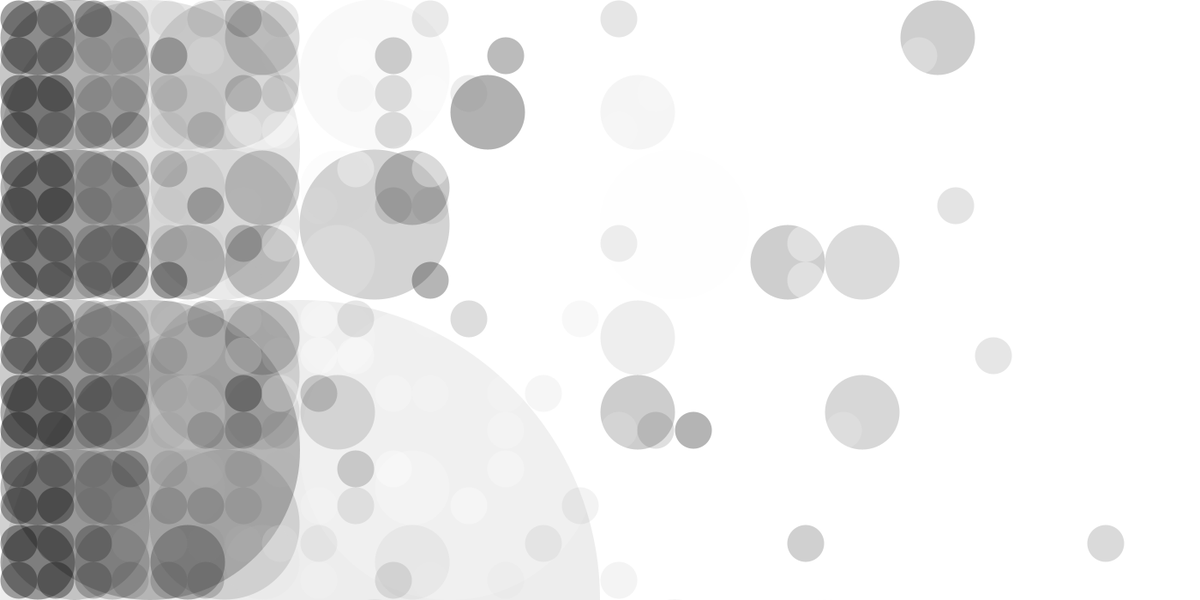
Frame 1 (no input)
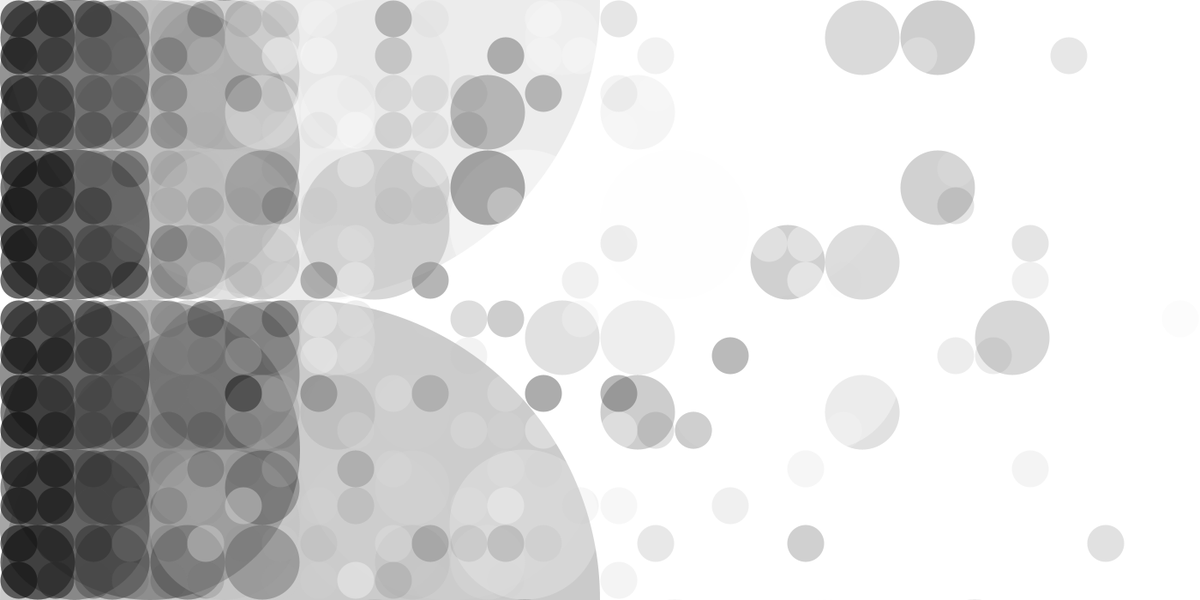
Frame 2 (the mouse pressed at the canvas centre, redrawn once)

The Processing sketch that drew these frames (run headless with seeded random() and noise(); the mouse was pressed at the canvas centre and the sketch redrawn once):

// Processing sketch: processing_31515
// ── processing_31515.pde

void setup()
{
  int a = 800;
  size (1400,700);
  noStroke();
  smooth();
  noLoop();
  background(255);
   
}
 
int level = 6;
 
void draw()
{
  int x = width;
  int y = height;
  int diam = width;
  if(width<height){
    diam=height;}
   
  drawCircle(x, y, diam, level);
   
}
 
void drawCircle(int x, int y, int diam, int level)
{
  fill(random(x/2),random(100-x/4,100));
   
  ellipse(x/2,y/2,diam, diam);
  if (level>1)
  {
    level = level - 1;
    drawCircle(x-diam/2,y-diam/2,diam/2,level);
    drawCircle(x+diam/2,y-diam/2,diam/2,level);
    drawCircle(x+diam/2,y+diam/2,diam/2,level);
    drawCircle(x-diam/2,y+diam/2,diam/2,level);
  }
}
 
void mouseClicked()
{
  if (level>= 10)
  {
    level = 0;
  }
  level = level + 1;
  fill(255);
  rect(0,0,width, height);
  redraw();
   
}
